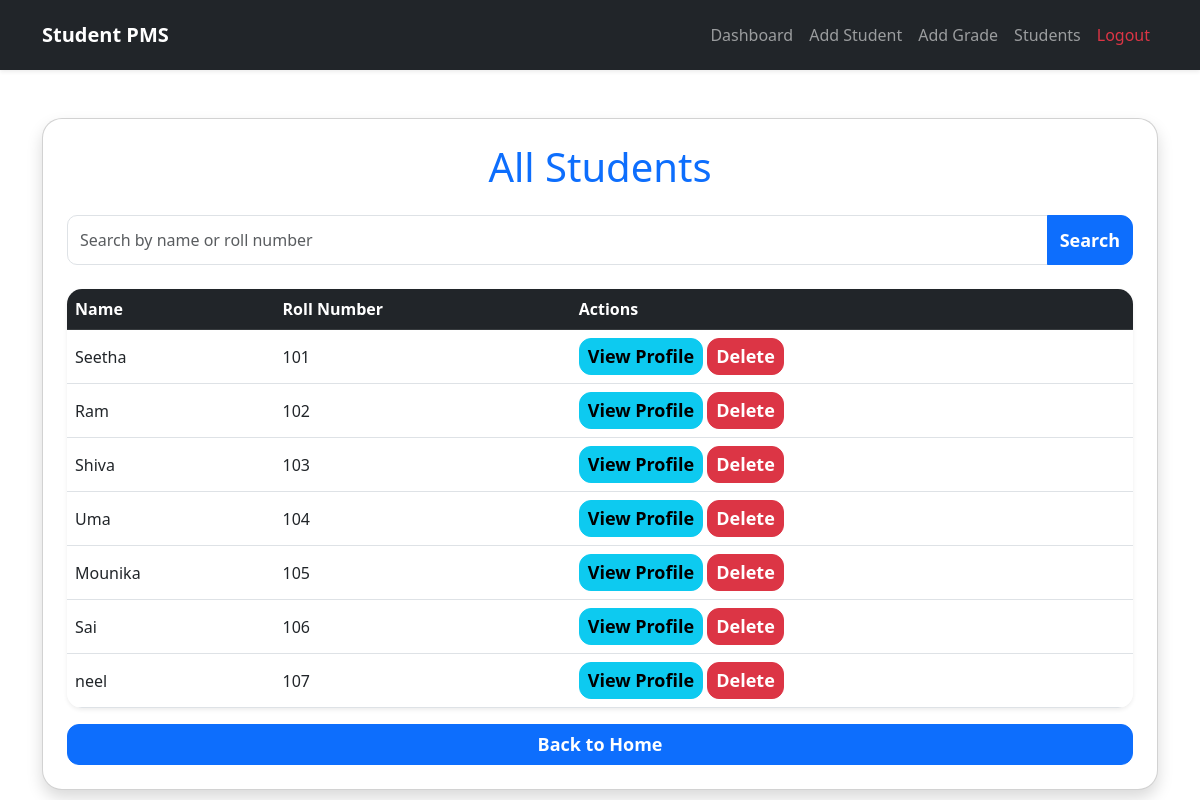
The app's page /view_students, older data.
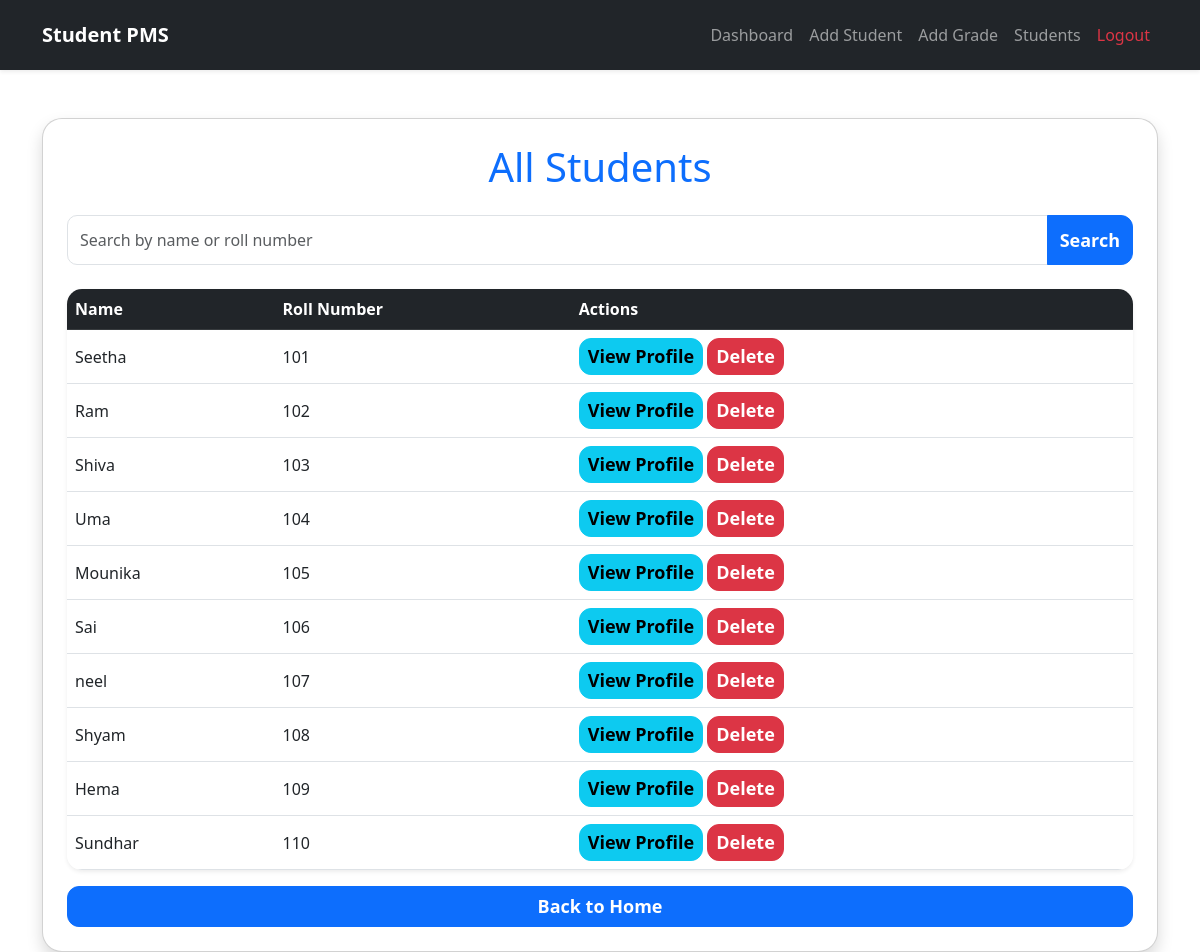
The same page, newer data.
### tables this page shows
CREATE TABLE students (
    name TEXT,
    roll_number TEXT PRIMARY KEY
);

### app.py (the view)
@app.route("/view_students")
def view_students():
    search = request.args.get("search")
    if search:
        cursor.execute("""
        SELECT * FROM students
        WHERE name LIKE ? OR roll_number LIKE ?
        """, (f"%{search}%", f"%{search}%"))
        students = cursor.fetchall()
    else:
        students = get_all_students()
    return render_template(
        "view_students.html",
        students=students
    )

### database.py (called while the page is built)
def get_all_students():
    cursor.execute("""
    SELECT * FROM students
    """)
    return cursor.fetchall()

### templates/view_students.html (shortened to what this page needs)
<!DOCTYPE html>
<html>
<head>
    <link href="https://cdn.jsdelivr.net/npm/bootstrap@5.3.0/dist/css/bootstrap.min.css" rel="stylesheet">
    <link rel="stylesheet" href="{{ url_for('static', filename='style.css') }}">
    <link rel="stylesheet"
    href="https://cdn.jsdelivr.net/npm/bootstrap-icons@1.10.5/font/bootstrap-icons.css">
</head>
<body>
{% include 'navbar.html' %}
<div class="container mt-5">
    <div class="card shadow p-4">
        <h1 class="text-center text-primary mb-4">
            All Students
        </h1>
        <form method="GET" action="/view_students">
            <div class="input-group mb-4">
                <input
                    type="text"
                    name="search"
                    class="form-control"
                    placeholder="Search by name or roll number">
                <button class="btn btn-primary">
                    Search
                </button>
            </div>
        </form>
        <table class="table table-hover align-middle shadow-sm">
            <thead class="table-dark">
                <tr>
                    <th>Name</th>
                    <th>Roll Number</th>
                    <th>Actions</th>
                </tr>
            </thead>
            <tbody>
                {% for student in students %}
                <tr>
                    <td>{{ student[0] }}</td>
                    <td>{{ student[1] }}</td>
                    <td>
                        <a href="/student/{{ student[1] }}"
                        class="btn btn-info btn-sm">
                            View Profile
                        </a>
                        <a href="/delete_student/{{ student[1] }}"
                        class="btn btn-danger btn-sm">
                            Delete
                        </a>
                    </td>
                </tr>
                {% endfor %}
            </tbody>
        </table>
        <a href="/" class="btn btn-primary">
            Back to Home
        </a>
    </div>
</div>
</body>
</html>

### templates/navbar.html (shortened to what this page needs)
<nav class="navbar navbar-expand-lg navbar-dark bg-dark shadow-sm">
    <div class="container">
        <a class="navbar-brand fw-bold"
           href="/">
            Student PMS
        </a>
        <div class="collapse navbar-collapse"
             id="navbarNav">
            <ul class="navbar-nav ms-auto">
                <li class="nav-item">
                    <a class="nav-link"
                       href="/">
                        Dashboard
                    </a>
                </li>
                <li class="nav-item">
                    <a class="nav-link"
                       href="/add_student">
                        Add Student
                    </a>
                </li>
                <li class="nav-item">
                    <a class="nav-link"
                       href="/add_grade">
                        Add Grade
                    </a>
                </li>
                <li class="nav-item">
                    <a class="nav-link"
                       href="/view_students">
                        Students
                    </a>
                </li>
                <li class="nav-item">
                    <a class="nav-link text-danger"
                    href="/logout">
                        Logout
                    </a>
                </li>
            </ul>
        </div>
    </div>
</nav>

### static/style.css (style rules this page uses)
.navbar { padding: 15px; }
table { background-color: white; border-radius: 15px; overflow: hidden; }
input.form-control { border-radius: 10px; }
.form-control { border-radius: 12px; padding: 12px; }
.card { border-radius: 20px; }
.btn { border-radius: 12px; font-size: 18px; font-weight: 600; }

Row changes from the older to the newer data that the page shows:
added students: name "Shyam", roll_number "108"
added students: name "Hema", roll_number "109"
added students: name "Sundhar", roll_number "110"
